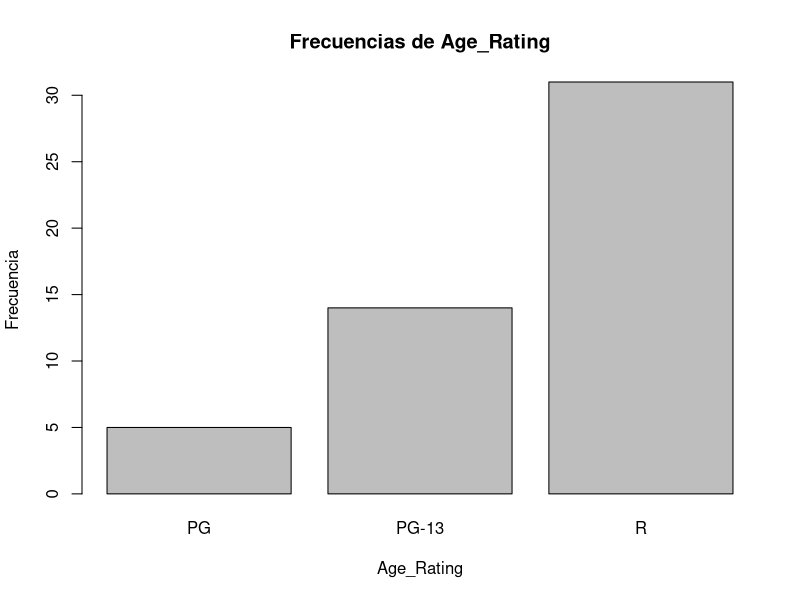
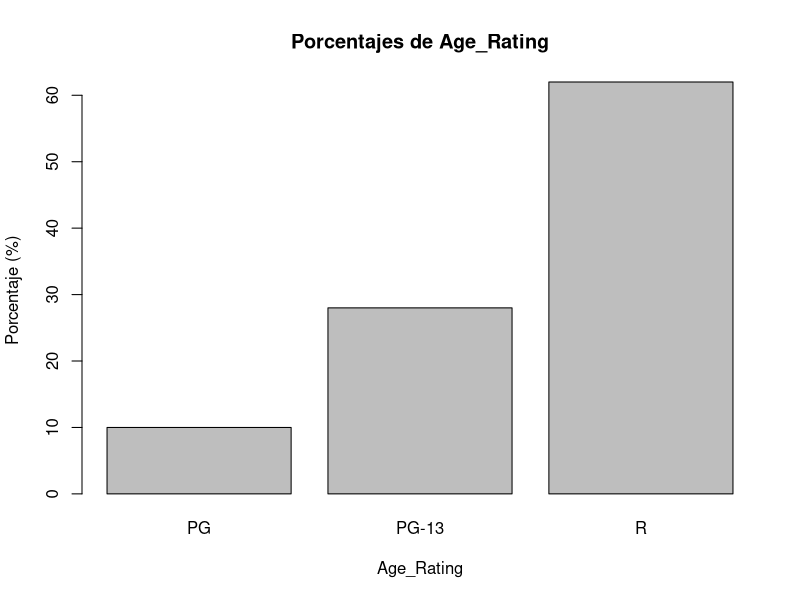

Generate these figures, in order, with R:
## ---- chunk 1
library(readxl)
datos <- read_excel("Netflix-Movies-Sample-Data.xlsx", skip = 5)
## ---- chunk 2
# 1) Cargar datos
library(readxl)
df <- read_excel("Netflix-Movies-Sample-Data.xlsx", skip = 5)

# 2) Ordenar en orden decreciente y mostrar solo las 3 primeras filas
ord <- order(df$IMDb_Rating, decreasing = TRUE)
top3 <- df[ord, ][1:3, ]

print(top3)
## ---- chunk 3
# 1) Cargar datos
library(readxl)
df <- read_excel("Netflix-Movies-Sample-Data.xlsx", skip = 5)

# 2) Resumen numérico
s <- summary(df$IMDb_Rating)  # mínimo, Q1, mediana, media, Q3 y máximo

# 3) Tabla con todas las medidas
table <- as.data.frame(t(c(
  Min     = s["Min."],
  Q1      = s["1st Qu."],
  Mediana = s["Median"],
  Media   = s["Mean"],
  Q3      = s["3rd Qu."],
  Max     = s["Max."],
  Var     = var(df$IMDb_Rating),
  sd      = sd(df$IMDb_Rating)
)), check.names = FALSE)

colnames(table) <- c("Min","Q1","Mediana","Media","Q3","Max","Varianza","Des. estándar")
  
# 4) Mostrar tabla
print(table)
## ---- chunk 4
# 1) Cargar datos
library(readxl)
df <- read_excel("Netflix-Movies-Sample-Data.xlsx", skip = 5)

# 2) Filtrar por `Age_Rating == "R"`
x <- df$IMDb_Rating[df$Age_Rating == "R"]

# 3) Resumen numérico
summary(x)
## ---- chunk 5
# 1) Cargar datos
library(readxl)
df <- read_excel("Netflix-Movies-Sample-Data.xlsx", skip = 5)

# 2) Valor mínimo de la variable `IMDb_Rating`
min_val <- min(df$IMDb_Rating)

# 3) Añade las variables `Name` y `Category` donde se da el valor mínimo
result <- df[ which(df$IMDb_Rating == min_val), c("Name", "Category", "IMDb_Rating") ]
  
# 4) Mostrar resultado
print(result)
## ---- chunk 6
# 1) Cargar datos
library(readxl)
df <- read_excel("Netflix-Movies-Sample-Data.xlsx", skip = 5)

# Frecuencias absolutas
tab_abs <- table(df$Age_Rating)
tab_abs
barplot(tab_abs, main = "Frecuencias de Age_Rating", xlab = "Age_Rating", ylab = "Frecuencia")

# Porcentajes
tab_pct <- prop.table(tab_abs) * 100
tab_pct_with_pct <- sprintf("%.2f%%", tab_pct) # with % for printing
tab_pct_with_pct
barplot(tab_pct, main = "Porcentajes de Age_Rating", xlab = "Age_Rating", ylab = "Porcentaje (%)")
